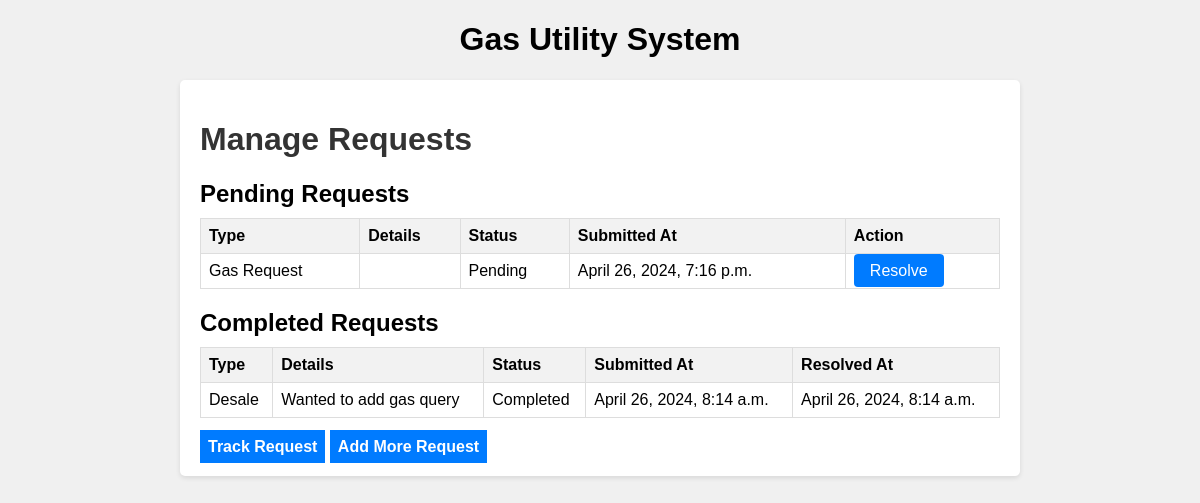
Screenshot of /manage/ with the database file from the repository.
### gas_utility/models.py (models this page shows)
class ServiceRequest(models.Model):
    STATUS_CHOICES = (
        ('Pending', 'Pending'),
        ('In Progress', 'In Progress'),
        ('Completed', 'Completed'),
    )
    type = models.CharField(max_length=100)
    details = models.TextField()
    attachment = models.FileField(upload_to='attachments/')
    status = models.CharField(max_length=20, choices=STATUS_CHOICES, default='Pending')
    created_at = models.DateTimeField(auto_now_add=True)
    resolved_at = models.DateTimeField(null=True, blank=True)

### gas_utility/views.py (the view)
# urls.py: path('manage/', views.manage_requests, name='manage_requests'),
def manage_requests(request):
    pending_requests = ServiceRequest.objects.exclude(status='Completed')
    completed_requests = ServiceRequest.objects.filter(status='Completed')
    context = {
        'pending_requests': pending_requests,
        'completed_requests': completed_requests
    }
    return render(request, 'manage_requests.html', context)

### gas_utility/templates/manage_requests.html (shortened to what this page needs)
{% load static %}
<!DOCTYPE html>
<html lang="en">
<head>
    <link rel="stylesheet" type="text/css" href="{% static 'styles.css' %}">
</head>
<body>
    <h1 class="vi" align="center">Gas Utility System</h1>
    <div class="container">
        <h1>Manage Requests</h1>
        <h2>Pending Requests</h2>
        <table class="request-table">
            <thead>
                <tr>
                    <th>Type</th>
                    <th>Details</th>
                    <th>Status</th>
                    <th>Submitted At</th>
                    <th>Action</th>
                </tr>
            </thead>
            <tbody>
                {% for request in pending_requests %}
                <tr>
                    <td>{{ request.type }}</td>
                    <td>{{ request.details }}</td>
                    <td>{{ request.status }}</td>
                    <td>{{ request.created_at }}</td>
                    <td><a href="{% url 'resolve_request' request.id %}" class="button">Resolve</a></td>
                </tr>
                {% endfor %}
            </tbody>
        </table>
        <h2>Completed Requests</h2>
        <table class="request-table">
            <thead>
                <tr>
                    <th>Type</th>
                    <th>Details</th>
                    <th>Status</th>
                    <th>Submitted At</th>
                    <th>Resolved At</th>
                </tr>
            </thead>
            <tbody>
                {% for request in completed_requests %}
                <tr>
                    <td>{{ request.type }}</td>
                    <td>{{ request.details }}</td>
                    <td>{{ request.status }}</td>
                    <td>{{ request.created_at }}</td>
                    <td>{{ request.resolved_at }}</td>
                </tr>
                {% endfor %}
            </tbody>
        </table>
        <a href="/" class="btn btn-primary border-inner  anchor">Track Request</a>
        <a href="/submit" class="btn btn-primary border-inner  anchor">Add More Request</a>
    </div>
</body>
</html>

### gas_utility/static/styles.css (style rules this page uses)
.vi { color: black !important; }
h1.vi { color: black !important; }
body { font-family: Arial, sans-serif; background-color: #f0f0f0; }
h1 { color: #333; }
table { width: 100%; border-collapse: collapse; margin-bottom: 20px; }
th, td { border: 1px solid #ddd; padding: 8px; text-align: left; }
th { background-color: #f2f2f2; }
a.button { background-color: #007bff; color: #fff; padding: 8px 16px; text-decoration: none; border-radius: 4px; }
.container { max-width: 800px; margin: 0 auto; padding: 20px; background-color: #fff; border-radius: 5px; box-shadow: 0 2px 5px rgba(0, 0, 0, 0.1); }
.request-table { width: 100%; border-collapse: collapse; margin-bottom: 20px; }
.request-table th, .request-table td { border: 1px solid #ddd; padding: 8px; text-align: left; }
.request-table th { background-color: #f2f2f2; }
.button { background-color: #007bff; color: #fff; padding: 8px 16px; text-decoration: none; border-radius: 4px; }
h2 { margin-top: 20px; margin-bottom: 10px; }
.btn { font-family: 'Oswald', sans-serif; font-weight: 600; transition: .5s; }
.btn-primary { color: #931818; }
.anchor { text-decoration: none; color: white; background-color: #007bff; padding: 8px; }
.button { background-color: #007bff; color: #fff; padding: 8px 16px; text-decoration: none; border-radius: 4px; cursor: pointer; }

### rows the page displays
ServiceRequest: type "Gas Request", status "Pending", created_at "April 26, 2024, 7:16 p.m."
ServiceRequest: type "Desale", details "Wanted to add gas query", status "Completed", created_at "April 26, 2024, 8:14 a.m.", resolved_at "April 26, 2024, 8:14 a.m."
